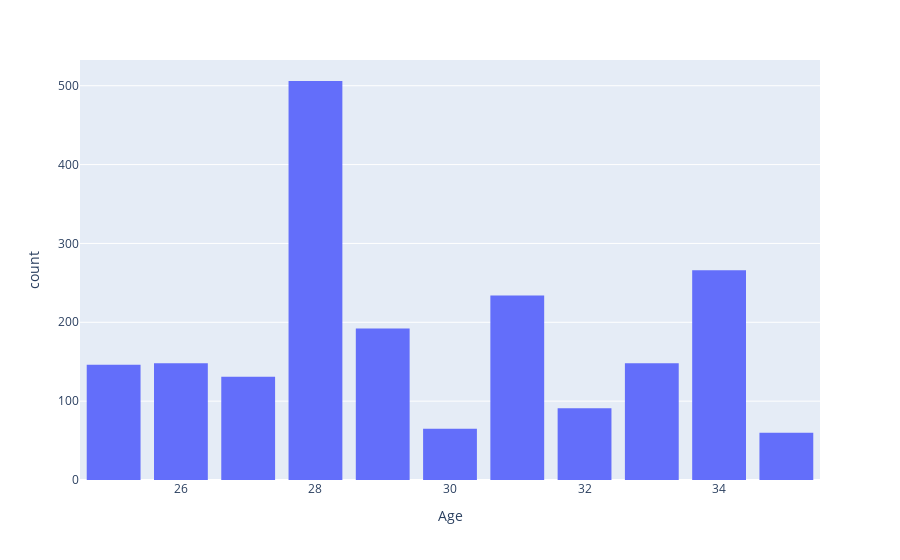

This figure's notebook cell:
### Code cell
fig=px.histogram(df,'Age')
fig.update_layout(bargap=0.2)
fig.show()

### Figure 1 — Plotly figure (JSON) as saved in the notebook; plotly's stock layout.template omitted (floating-point values rounded to 4 significant figures; data arrays with more than 128 entries replaced by an {"elided": "..."} marker saying what was removed)
{"data": [{"alignmentgroup": "True", "bingroup": "x", "hovertemplate": "Age=%{x}<br>count=%{y}<extra></extra>", "legendgroup": "", "marker": {"color": "#636efa", "pattern": {"shape": ""}}, "name": "", "offsetgroup": "", "orientation": "v", "showlegend": false, "type": "histogram", "x": {"elided": "1987 int values"}, "xaxis": "x", "yaxis": "y"}], "layout": {"autosize": true, "bargap": 0.2, "barmode": "relative", "legend": {"tracegroupgap": 0}, "margin": {"t": 60}, "xaxis": {"anchor": "y", "autorange": true, "domain": [0, 1], "range": [24.5, 35.5], "title": {"text": "Age"}, "type": "linear"}, "yaxis": {"anchor": "x", "autorange": true, "domain": [0, 1], "range": [0, 532.6], "title": {"text": "count"}}}}
